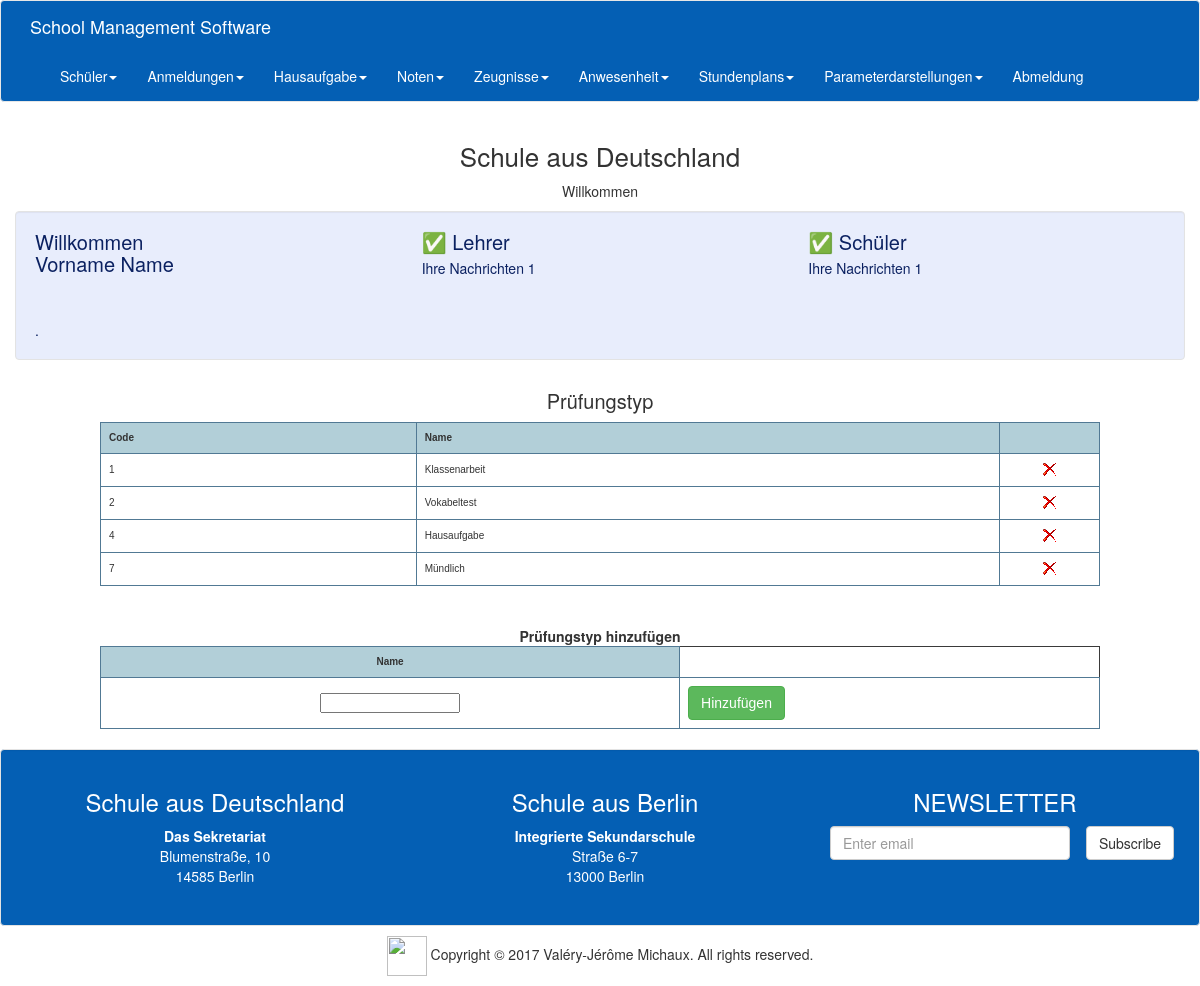
Screenshot of /teacher/worktype.php (signed in) with the database file from the repository.
### tables this page shows
CREATE TABLE `interface` (
  `code` int(30) NOT NULL,
  `titre` text NOT NULL,
  `message1` text NOT NULL,
  `titre2` text NOT NULL,
  `titre3` text NOT NULL,
  `message2` text NOT NULL,
  `message3` text NOT NULL
);

CREATE TABLE `worktype` (
  `code` int(30) NOT NULL,
  `name` varchar(30) NOT NULL
);

CREATE TABLE `school` (
  `schoolname1` varchar(50) NOT NULL,
  `schoolname2` varchar(30) NOT NULL,
  `schoolzip` varchar(10) NOT NULL,
  `schooladdress` varchar(30) NOT NULL,
  `groupname` varchar(50) NOT NULL,
  `groupname2` varchar(30) NOT NULL,
  `groupaddress` varchar(30) NOT NULL,
  `groupzip` varchar(10) NOT NULL,
  `schoolcity` varchar(30) NOT NULL,
  `Groupcity` varchar(30) NOT NULL,
  `code` int(11) NOT NULL
);

### teacher/worktype.php (the view, shortened to what this page needs)
<?php
include 'menuhead.php';
?>
<section>
	<div class="col-lg-12 text-center">
		<h2>Prüfungstyp</h2>
	</div>
	<form id="form1" name="form1" method="post">
		<table width="300" border="2" align="center" class="table-style-two">
			<tbody>
				<tr>
					<th><b>Code</b></th>
					<th><b>Name</b></th>
					<th width="100"><b></b></th>
				</tr>
				<?php
				$dr = mysqli_query($cn, "SELECT * from worktype");
				while ($ligne = mysqli_fetch_array($dr)) {
					?>
					<tr>
						<td>
							<?php echo addslashes($ligne[0]); ?>
						</td>
						<td>
							<?php echo addslashes($ligne[1]); ?>
						</td>
						<td>
							<center><button type="submit" name="submit" value="<?php echo $ligne[0]; ?>" class="btImg"><img
										src="../img/b_drop.png" /></button></center>
						</td>
					</tr>
					<?php
				}
				?>
			</tbody>
		</table>
		<br><br>
		<table width="300" border="2" align="center" class="table-style-two">
			<tbody>
				<tr>
					<center><strong>Prüfungstyp hinzufügen</strong></center>
				</tr>
				<tr>
					<th>
						<center><b>Name</b></center>
					</th>
				</tr>
				<tr>
					<td>
						<center><input type="text" name="id1" id="id1"></center>
					</td>
					<td><input name="b3" type="submit" class="btn btn-success" value="Hinzufügen" id="b3"></td>
				</tr>
			</tbody>
		</table>
	</form>
</section>
<?php
include 'menubottom.php';
?>

### teacher/menuhead.php (shortened to what this page needs)
<?php
include '../connexion.php';
?>
<!DOCTYPE html>
<html lang="en">
<head>
  <link rel="stylesheet" href="../css/bootstrap.css">
</head>
<body>
  <nav class="navbar navbar-default">
    <div class="container">
      <div class="navbar-header">
        <a class="navbar-brand" href="homeprof.php">School Management Software</a>
      </div>
      <div class="collapse navbar-collapse" id="myDefaultNavbar1">
        <ul class="nav navbar-nav">
          <li class="dropdown"> <a href="#" class="dropdown-toggle" aria-expanded="false" role="button"
              data-toggle="dropdown">Schüler<span class="caret"></span></a>
          </li>
          <li class="dropdown"> <a href="#" class="dropdown-toggle" aria-expanded="false" role="button"
              data-toggle="dropdown">Anmeldungen<span class="caret"></span></a>
          </li>
          <li class="dropdown"> <a href="#" class="dropdown-toggle" aria-expanded="false" role="button"
              data-toggle="dropdown">Hausaufgabe<span class="caret"></span></a>
          </li>
          <li class="dropdown"> <a href="#" class="dropdown-toggle" aria-expanded="false" role="button"
              data-toggle="dropdown">Noten<span class="caret"></span></a>
          </li>
          <li class="dropdown"> <a href="#" class="dropdown-toggle" aria-expanded="false" role="button"
              data-toggle="dropdown">Zeugnisse<span class="caret"></span></a>
          </li>
          <li class="dropdown"> <a href="#" class="dropdown-toggle" aria-expanded="false" role="button"
              data-toggle="dropdown">Anwesenheit<span class="caret"></span></a>
          </li>
          <li class="dropdown"> <a href="#" class="dropdown-toggle" aria-expanded="false" role="button"
              data-toggle="dropdown">Stundenplans<span class="caret"></span></a>
          </li>
          <li class="dropdown"> <a href="#" class="dropdown-toggle" aria-expanded="false" role="button"
              data-toggle="dropdown">Parameterdarstellungen<span class="caret"></span></a>
          </li>
          <li class="active"><a href="logout.php">Abmeldung<span class="sr-only">(current)</span></a></li>
        </ul>
      </div>
    </div>
  </nav>
  <section>
    <?php
    $requete = 'SELECT * FROM `interface`';
    $result = mysqli_query($cn, $requete);
    $interf = mysqli_fetch_array($result);
    ?>
    <div class="container">
      <div class="row">
        <div class="col-xs-12 text-center">
          <h1>
            <?php echo addslashes($interf[1]); ?>
          </h1>
          <p>
            <?php echo addslashes($interf[2]); ?>
          </p>
        </div>
      </div>
    </div>
  </section>
  <section>
    <div class="container well">
      <div class="row">
        <div class="col-lg-4 col-md-4 col-sm-6">
          <div class="media">
            <div class="media-body">
              <h2 class="media-heading">Willkommen<br>
                <tr>
                  <?php echo $_SESSION['prenomlogin'] . '&nbsp;' . $_SESSION['nomlogin']; ?>
              </h2>
              <table width="300" border="0">
                <tbody>
                  <tr>
                    <th scope="row">&nbsp;</th>
                  </tr>
                  <tr>
                    <td>&nbsp;</td>
                  </tr>
                </tbody>
              </table>
              .
            </div>
          </div>
        </div>
        <div class="col-lg-4 col-md-4 col-sm-6">
          <div class="media">
            <div class="media-body">
              <h2 class="media-heading">✅
                <?php echo addslashes($interf[3]); ?>
              </h2>
              <?php echo addslashes($interf[5]); ?>
            </div>
          </div>
        </div>
        <div class="col-lg-4 col-md-4 col-sm-6">
          <div class="media">
            <div class="media-body">
              <h2 class="media-heading">✅
                <?php echo addslashes($interf[4]); ?>
              </h2>
              <?php echo addslashes($interf[5]); ?>
            </div>
          </div>
        </div>
      </div>
    </div>
  </section>

### teacher/menubottom.php (shortened to what this page needs)
<BR>
<?php
$requete = 'SELECT * FROM `school`';
$result = mysqli_query($cn, $requete);
$ecole = mysqli_fetch_array($result);
?>
<footer class="text-center">
  <div class="section well2">
    <div class="container">
      <div class="row">
        <div class="col-lg-4 col-md-4">
          <h3 class="text-center">
            <?php echo addslashes($ecole[4]); ?>
          </h3>
          <address class="text-center">
            <strong>
              <?php echo addslashes($ecole[5]); ?>
            </strong><br>
            <?php echo addslashes($ecole[6]); ?><br>
            <?php echo addslashes($ecole[7]); ?>
            <?php echo addslashes($ecole[9]); ?><br>
          </address>
        </div>
        <div class="col-lg-4 col-md-4">
          <h3 class="text-center">
            <?php echo addslashes($ecole[0]); ?>
          </h3>
          <address class="text-center">
            <strong>
              <?php echo addslashes($ecole[1]); ?>
            </strong><br>
            <?php echo addslashes($ecole[3]); ?><br>
            <?php echo addslashes($ecole[2]); ?>
            <?php echo addslashes($ecole[8]); ?><br>
          </address>
        </div>
        <div class="col-lg-4 col-md-4">
          <h3 class="text-center">NEWSLETTER</h3>
          <form>
            <div class="form-group col-lg-9 col-md-8 col-sm-10 col-xs-10">
              <input type="email" class="form-control" id="exampleInputEmail1" placeholder="Enter email">
            </div>
            <button type="submit" class="btn btn-default">Subscribe<br>
            </button>
          </form>
        </div>
      </div>
    </div>
  </div>
  <div class="container">
    <div class="row">
      <div class="col-xs-12">
        <p><a href="https://github.com/michaux4/SchoolManagementSoftware" target="_blank"><img src="https://github.githubassets.com/images/modules/logos_page/GitHub-Mark.png" style="width:40px;height:40px;"></a> Copyright &copy; 2017 Val&eacute;ry-J&eacute;r&ocirc;me Michaux. All rights reserved. </p>
      </div>
    </div>
  </div>
</footer>
</body>
</html>

### rows the page displays
interface: titre "Schule aus Deutschland", message1 "Willkommen", titre2 "Lehrer", message2 "Ihre Nachrichten 1", titre3 "Schüler"
worktype: code "1", name "Klassenarbeit"
worktype: code "2", name "Vokabeltest"
worktype: code "4", name "Hausaufgabe"
worktype: code "7", name "Mündlich"
school: groupname "Schule aus Deutschland", groupname2 "Das Sekretariat", groupaddress "Blumenstraße, 10", groupzip "14585", Groupcity "Berlin", schoolname1 "Schule aus Berlin", schoolname2 "Integrierte Sekundarschule", schooladdress "Straße 6-7", schoolzip "13000", schoolcity "Berlin"

### other values shown
$_SESSION['prenomlogin'] "Vorname"
$_SESSION['nomlogin'] "Name"
